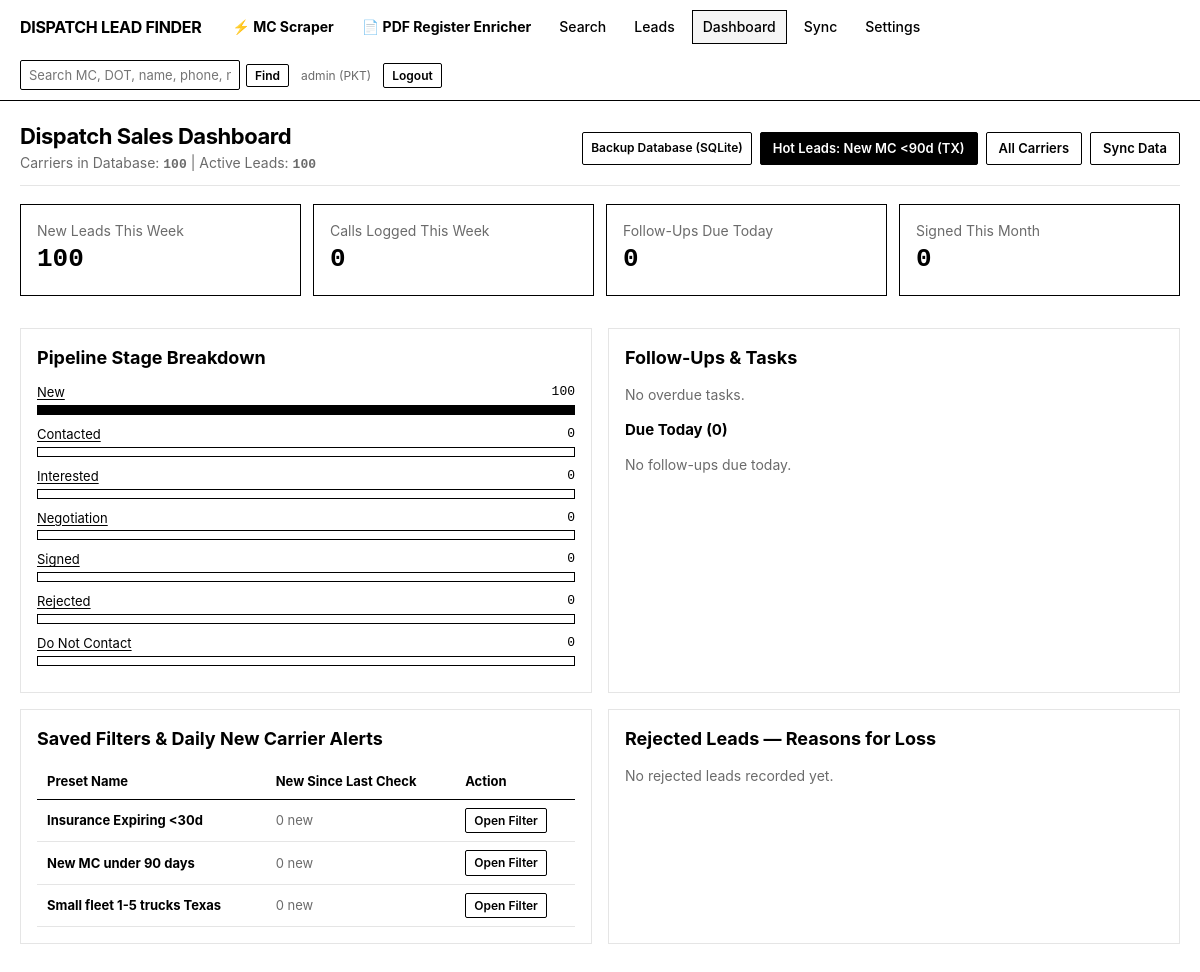
The app's page / (signed in) with its own data.
### crm/models.py (models this page shows, shortened)
class Lead(models.Model):
    STATUS_CHOICES = [
        ("New", "New"),
        ("Contacted", "Contacted"),
        ("Interested", "Interested"),
        ("Negotiation", "Negotiation"),
        ("Signed", "Signed"),
        ("Rejected", "Rejected"),
        ("Do Not Contact", "Do Not Contact"),
    ]
    PRIORITY_CHOICES = [
        ("Low", "Low"),
        ("Medium", "Medium"),
        ("High", "High"),
    ]
    LOST_REASON_CHOICES = [
        ("", "—"),
        ("Has dispatcher", "Has dispatcher"),
        ("Not interested", "Not interested"),
        ("Wrong number", "Wrong number"),
        ("Too small", "Too small"),
        ("Other", "Other"),
    ]
    carrier = models.ForeignKey(
        Carrier, on_delete=models.CASCADE, related_name="leads"
    )
    owner = models.ForeignKey(
        settings.AUTH_USER_MODEL,
        on_delete=models.CASCADE,
        related_name="leads",
    )
    status = models.CharField(
        max_length=32, choices=STATUS_CHOICES, default="New", db_index=True
    )
    priority = models.CharField(
        max_length=16, choices=PRIORITY_CHOICES, default="Medium", db_index=True
    )
    source = models.CharField(max_length=64, default="Carrier Search")
    tags = models.CharField(max_length=255, blank=True, default="")
    expected_trucks = models.IntegerField(default=1)
    fee_percent = models.FloatField(default=7.0)
    expected_monthly_value = models.DecimalField(
        max_digits=10, decimal_places=2, default=0.00
    )
    lost_reason = models.CharField(
        max_length=64, choices=LOST_REASON_CHOICES, blank=True, default="", db_index=True
    )
    dnc_reason = models.CharField(max_length=255, blank=True, default="")
    dnc_at = models.DateTimeField(null=True, blank=True)
    score = models.IntegerField(default=0, db_index=True)
    score_breakdown = models.JSONField(default=dict, blank=True)
    next_followup_at = models.DateTimeField(null=True, blank=True, db_index=True)
    last_contact_at = models.DateTimeField(null=True, blank=True, db_index=True)
    created_at = models.DateTimeField(auto_now_add=True, db_index=True)
    updated_at = models.DateTimeField(auto_now=True)
    class Meta:
        ordering = ["-created_at"]
        constraints = [
            models.UniqueConstraint(
                fields=["carrier", "owner"], name="unique_lead_per_carrier_owner"
            )
        ]

### carriers/models.py (models this page shows, shortened)
class SavedFilter(models.Model):
    user = models.ForeignKey(
        settings.AUTH_USER_MODEL, on_delete=models.CASCADE, related_name="saved_filters"
    )
    name = models.CharField(max_length=128)
    query_string = models.TextField()
    created_at = models.DateTimeField(auto_now_add=True)
    class Meta:
        ordering = ["name"]

### crm/views.py (the view)
# urls.py: path("", crm_views.dashboard_view, name="dashboard"),
@login_required
def dashboard_view(request):
    now = timezone.now()
    week_ago = now - timedelta(days=7)
    month_start = now.replace(day=1, hour=0, minute=0, second=0, microsecond=0)
    today_end = now.replace(hour=23, minute=59, second=59)
    week_end = now + timedelta(days=7)
    user_leads = Lead.objects.filter(owner=request.user)
    stage_counts_qs = user_leads.values("status").annotate(cnt=Count("id"))
    stage_map = {row["status"]: row["cnt"] for row in stage_counts_qs}
    stages = [
        ("New", stage_map.get("New", 0)),
        ("Contacted", stage_map.get("Contacted", 0)),
        ("Interested", stage_map.get("Interested", 0)),
        ("Negotiation", stage_map.get("Negotiation", 0)),
        ("Signed", stage_map.get("Signed", 0)),
        ("Rejected", stage_map.get("Rejected", 0)),
        ("Do Not Contact", stage_map.get("Do Not Contact", 0)),
    ]
    max_stage = max([c for _, c in stages] + [1])
    new_leads_week = user_leads.filter(created_at__gte=week_ago).count()
    calls_week = Activity.objects.filter(
        lead__owner=request.user, type="call", created_at__gte=week_ago
    ).count()
    signed_month = user_leads.filter(
        status="Signed", updated_at__gte=month_start
    ).count()
    open_tasks = Task.objects.select_related("lead", "lead__carrier").filter(
        lead__owner=request.user, is_done=False
    )
    overdue_tasks = open_tasks.filter(due_at__lt=now)[:15]
    today_tasks = open_tasks.filter(due_at__gte=now, due_at__lte=today_end)[:15]
    week_tasks = open_tasks.filter(due_at__gt=today_end, due_at__lte=week_end)[:15]
    saved_filters = SavedFilter.objects.filter(user=request.user).select_related("alert")
    lost_reasons = (
        user_leads.filter(status="Rejected")
        .exclude(lost_reason="")
        .values("lost_reason")
        .annotate(cnt=Count("id"))
        .order_by("-cnt")
    )
    return render(
        request,
        "crm/dashboard.html",
        {
            "total_carriers": Carrier.objects.count(),
            "total_leads": user_leads.count(),
            "stages": stages,
            "max_stage": max_stage,
            "new_leads_week": new_leads_week,
            "calls_week": calls_week,
            "signed_month": signed_month,
            "overdue_tasks": overdue_tasks,
            "today_tasks": today_tasks,
            "week_tasks": week_tasks,
            "saved_filters": saved_filters,
            "lost_reasons": lost_reasons,
        },
    )

### templates/crm/dashboard.html (shortened to what this page needs)
{% extends "base.html" %}
{% block content %}
<div class="page-header">
  <div>
    <h1>Dispatch Sales Dashboard</h1>
    <div class="muted">Carriers in Database: <strong class="mono">{{ total_carriers }}</strong> | Active Leads: <strong class="mono">{{ total_leads }}</strong></div>
  </div>
  <div style="display: flex; gap: 8px;">
    <a href="{% url 'download_backup_db' %}" class="btn btn-sm">Backup Database (SQLite)</a>
    <a href="{% url 'carrier_list' %}?mc_age_max=90&state=TX" class="btn btn-primary">Hot Leads: New MC &lt;90d (TX)</a>
    <a href="{% url 'carrier_list' %}" class="btn">All Carriers</a>
    <a href="{% url 'sync_dashboard' %}" class="btn">Sync Data</a>
  </div>
</div>
<div class="grid-4" style="margin-bottom: 16px;">
  <div class="panel-strong">
    <div class="muted">New Leads This Week</div>
    <div style="font-size: 26px; font-weight: 700;" class="mono">{{ new_leads_week }}</div>
  </div>
  <div class="panel-strong">
    <div class="muted">Calls Logged This Week</div>
    <div style="font-size: 26px; font-weight: 700;" class="mono">{{ calls_week }}</div>
  </div>
  <div class="panel-strong">
    <div class="muted">Follow-Ups Due Today</div>
    <div style="font-size: 26px; font-weight: 700;" class="mono">{{ today_tasks|length }}</div>
  </div>
  <div class="panel-strong">
    <div class="muted">Signed This Month</div>
    <div style="font-size: 26px; font-weight: 700;" class="mono">{{ signed_month }}</div>
  </div>
</div>
<div class="grid-2">
  <div class="panel">
    <h2>Pipeline Stage Breakdown</h2>
    {% for stage_name, count in stages %}
      <div style="margin-bottom: 10px;">
        <div style="display: flex; justify-content: space-between; font-size: 13px; margin-bottom: 3px;">
          <a href="{% url 'lead_list' %}?status={{ stage_name|urlencode }}">{{ stage_name }}</a>
          <span class="mono">{{ count }}</span>
        </div>
        <div class="progress-track" style="height: 10px;">
          <div class="progress-fill" style="width: {% widthratio count max_stage 100 %}%;"></div>
        </div>
      </div>
    {% endfor %}
  </div>
  <div class="panel">
    <h2>Follow-Ups & Tasks</h2>
    {% if overdue_tasks %}
      <h3 style="margin-top: 0;">Overdue ({{ overdue_tasks|length }})</h3>
      <ul style="padding-left: 18px; margin-top: 4px;">
        {% for t in overdue_tasks %}
          <li>
            <span class="badge badge-filled">OVERDUE</span>
            <a href="{% url 'lead_detail' t.lead_id %}">{{ t.lead.carrier.legal_name }}</a> — {{ t.title }}
            <span class="muted mono">({{ t.due_at|date:"M d, H:i" }} PKT)</span>
          </li>
        {% endfor %}
      </ul>
    {% else %}
      <p class="muted">No overdue tasks.</p>
    {% endif %}
    <h3>Due Today ({{ today_tasks|length }})</h3>
    {% if today_tasks %}
      <ul style="padding-left: 18px; margin-top: 4px;">
        {% for t in today_tasks %}
          <li>
            <a href="{% url 'lead_detail' t.lead_id %}">{{ t.lead.carrier.legal_name }}</a> — {{ t.title }}
            <span class="muted mono">({{ t.due_at|date:"H:i" }} PKT)</span>
          </li>
        {% endfor %}
      </ul>
    {% else %}
      <p class="muted">No follow-ups due today.</p>
    {% endif %}
  </div>
</div>
<div class="grid-2">
  <div class="panel">
    <h2>Saved Filters & Daily New Carrier Alerts</h2>
    {% if saved_filters %}
      <table>
        <thead>
          <tr><th>Preset Name</th><th>New Since Last Check</th><th>Action</th></tr>
        </thead>
        <tbody>
          {% for sf in saved_filters %}
            <tr>
              <td><strong>{{ sf.name }}</strong></td>
              <td>
                {% if sf.alert and sf.alert.new_count > 0 %}
                  <span class="badge badge-filled">+{{ sf.alert.new_count }} new carriers</span>
                {% else %}
                  <span class="muted">0 new</span>
                {% endif %}
              </td>
              <td>
                <a href="{% url 'carrier_list' %}?{{ sf.query_string }}&saved_filter_id={{ sf.pk }}" class="btn btn-sm">Open Filter</a>
              </td>
            </tr>
          {% endfor %}
        </tbody>
      </table>
    {% else %}
      <p class="muted">No saved filters yet. Save any filter combination on the Search page.</p>
    {% endif %}
  </div>
  <div class="panel">
    <h2>Rejected Leads — Reasons for Loss</h2>
    {% if lost_reasons %}
      <table>
        <thead>
          <tr><th>Loss Reason</th><th>Count</th></tr>
        </thead>
        <tbody>
          {% for row in lost_reasons %}
            <tr>
              <td>{{ row.lost_reason }}</td>
              <td class="mono"><strong>{{ row.cnt }}</strong></td>
            </tr>
          {% endfor %}
        </tbody>
      </table>
    {% else %}
      <p class="muted">No rejected leads recorded yet.</p>
    {% endif %}
  </div>
</div>
{% endblock %}

### templates/base.html (shortened to what this page needs)
{% load static %}
<!DOCTYPE html>
<html lang="en">
<head>
  <link rel="stylesheet" href="{% static 'css/app.css' %}">
</head>
<body>
  {% if user.is_authenticated %}
  <header class="topbar">
    <div style="display: flex; align-items: center; gap: 20px; flex-wrap: wrap;">
      <a href="{% url 'dashboard' %}" class="brand">DISPATCH LEAD FINDER</a>
      <nav class="nav-links" aria-label="Main Navigation">
        <a href="{% url 'mc_scraper_web' %}" class="{% if '/scraper/' in request.path %}active{% endif %}"><strong>⚡ MC Scraper</strong></a>
        <a href="{% url 'pdf_scraper_web' %}" class="{% if '/pdf-scraper/' in request.path %}active{% endif %}"><strong>📄 PDF Register Enricher</strong></a>
        <a href="{% url 'carrier_list' %}" class="{% if request.path == '/carriers/' %}active{% endif %}">Search</a>
        <a href="{% url 'lead_list' %}" class="{% if '/leads/' in request.path %}active{% endif %}">Leads</a>
        <a href="{% url 'dashboard' %}" class="{% if request.path == '/' %}active{% endif %}">Dashboard</a>
        <a href="{% url 'sync_dashboard' %}" class="{% if '/sync/' in request.path %}active{% endif %}">Sync</a>
        <a href="{% url 'settings' %}" class="{% if '/settings/' in request.path %}active{% endif %}">Settings</a>
      </nav>
    </div>
    <div style="display: flex; align-items: center; gap: 12px; flex-wrap: wrap;">
      <form action="{% url 'global_search' %}" method="get" class="global-search-form">
        <input id="global-q" type="text" name="q" value="{{ request.GET.q|default:'' }}" placeholder="Search MC, DOT, name, phone, notes...">
        <button type="submit" class="btn btn-sm">Find</button>
      </form>
      <span class="muted" style="font-size: 12px;">{{ user.username }} (PKT)</span>
      <a href="{% url 'logout' %}" class="btn btn-sm">Logout</a>
    </div>
  </header>
  {% endif %}
  <main class="container">
    {% block content %}{% endblock %}
  </main>
</body>
</html>

### static/css/app.css (style rules this page uses)
:root { --bg: #FFFFFF; --text: #000000; --text-muted: #6B6B6B; --border: #E5E5E5; --border-strong: #000000; --hover-bg: #F5F5F5; --font-sans: "Inter", -apple-system, BlinkMacSystemFont, "Segoe UI", Roboto, Arial, sans-serif; --font-mono: "JetBrains Mono", "SFMono-Regular", Consolas, "Liberation Mono", Menlo, monospace; --radius: 2px; }
* { box-sizing: border-box; }
html, body { margin: 0; padding: 0; background-color: var(--bg); color: var(--text); font-family: var(--font-sans); font-size: 14px; line-height: 1.45; -webkit-font-smoothing: antialiased; }
a { color: var(--text); text-decoration: underline; text-underline-offset: 2px; }
.mono { font-family: var(--font-mono); font-size: 13px; }
.muted { color: var(--text-muted); }
.topbar { display: flex; align-items: center; justify-content: space-between; gap: 16px; padding: 10px 20px; border-bottom: 1px solid var(--border-strong); background: var(--bg); position: sticky; top: 0; z-index: 50; flex-wrap: wrap; }
.brand { font-weight: 700; font-size: 16px; text-decoration: none; letter-spacing: -0.02em; white-space: nowrap; }
.nav-links { display: flex; align-items: center; gap: 6px; flex-wrap: wrap; }
.nav-links a { text-decoration: none; padding: 6px 10px; border: 1px solid transparent; font-weight: 500; }
.nav-links a:hover, .nav-links a.active { border-color: var(--border-strong); background: var(--hover-bg); }
.global-search-form { display: flex; align-items: center; gap: 6px; }
.global-search-form input { width: 220px; padding: 5px 8px; border: 1px solid var(--border-strong); font-size: 13px; }
.container { max-width: 1440px; margin: 0 auto; padding: 20px; }
.page-header { display: flex; align-items: center; justify-content: space-between; gap: 12px; margin-bottom: 18px; padding-bottom: 10px; border-bottom: 1px solid var(--border); flex-wrap: wrap; }
h1 { font-size: 22px; font-weight: 700; margin: 0; letter-spacing: -0.02em; }
h2 { font-size: 18px; font-weight: 700; margin: 0 0 12px 0; }
h3 { font-size: 15px; font-weight: 700; margin: 0 0 8px 0; }
.btn { display: inline-flex; align-items: center; justify-content: center; gap: 6px; padding: 6px 12px; font-family: var(--font-sans); font-size: 13px; font-weight: 600; border-radius: var(--radius); cursor: pointer; text-decoration: none; border: 1px solid var(--border-strong); background: var(--bg); color: var(--text); white-space: nowrap; }
.btn-primary { background: #000000; color: #FFFFFF; border-color: #000000; }
.btn-sm { padding: 3px 8px; font-size: 12px; }
.panel { border: 1px solid var(--border); padding: 16px; margin-bottom: 16px; background: var(--bg); }
.panel-strong { border: 1px solid var(--border-strong); padding: 16px; margin-bottom: 16px; background: var(--bg); }
.grid-2 { display: grid; grid-template-columns: repeat(2, minmax(0, 1fr)); gap: 16px; }
.grid-4 { display: grid; grid-template-columns: repeat(4, minmax(0, 1fr)); gap: 12px; }
input[type="text"], input[type="number"], input[type="password"], input[type="date"], input[type="datetime-local"], input[type="email"], input[type="url"], select, textarea { width: 100%; padding: 6px 8px; font-family: var(--font-sans); font-size: 13px; color: var(--text); background: var(--bg); border: 1px solid var(--border-strong); border-radius: var(--radius); }
table { width: 100%; border-collapse: collapse; font-size: 13px; }
th, td { padding: 8px 10px; text-align: left; border-bottom: 1px solid var(--border); vertical-align: middle; }
th { background: var(--bg); font-weight: 700; border-bottom: 1px solid var(--border-strong); position: sticky; top: 0; white-space: nowrap; }
.progress-track { width: 100%; height: 18px; border: 1px solid var(--border-strong); background: var(--bg); overflow: hidden; }
.progress-fill { height: 100%; background: #000000; transition: width 0.2s linear; }

### records on screen
Lead: status "New", count "100"
SavedFilter: name "Insurance Expiring <30d", shows "0 new"
SavedFilter: name "New MC under 90 days", shows "0 new"
SavedFilter: name "Small fleet 1-5 trucks Texas", shows "0 new"

### other values on screen
{{ user.username }} "admin"
{{ total_carriers }} "100"
{{ total_leads }} "100"
{{ new_leads_week }} "100"
{{ calls_week }} "0"
{{ today_tasks|length }} "0"
{{ signed_month }} "0"
{{ stage_name }} "Contacted" "Interested" "Negotiation" "Signed" "Rejected" "Do Not Contact"
{{ count }} "0" "0" "0" "0" "0" "0"
